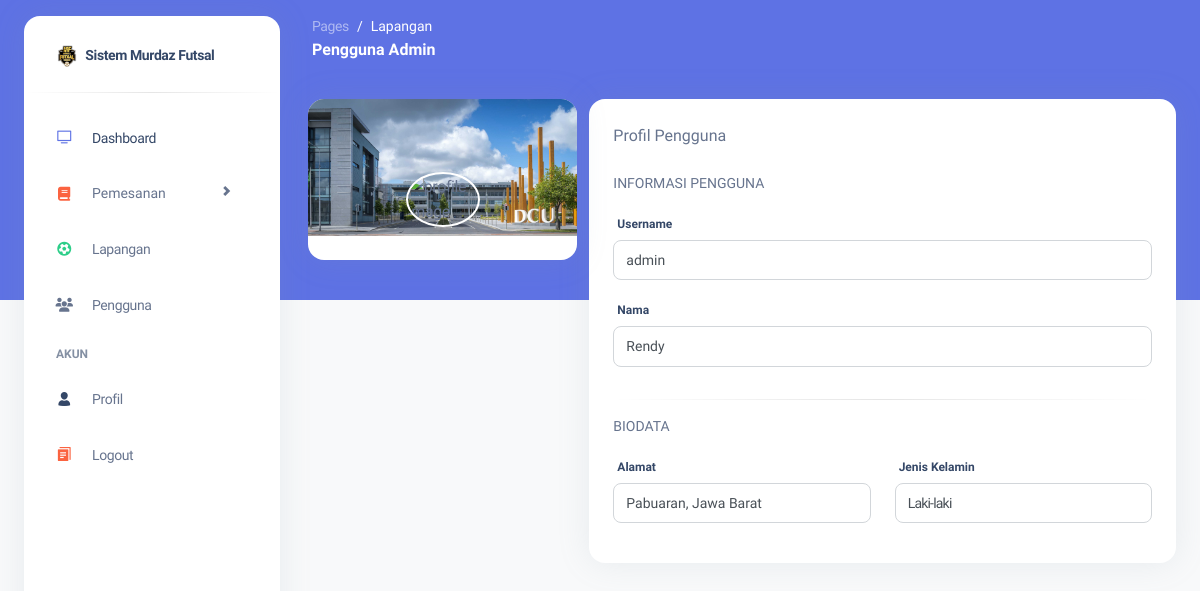
/guest/detail-user.php?id_user=1, run on the app's committed database.
### tables this page shows
CREATE TABLE `tbl_users` (
  `id_user` int(11) NOT NULL,
  `username` varchar(30) NOT NULL,
  `password` varchar(30) NOT NULL,
  `role` enum('1','2') NOT NULL,
  `fullname` varchar(30) DEFAULT NULL,
  `gender` enum('Laki-laki','Perempuan') DEFAULT NULL,
  `status` enum('Aktif','Tidak Aktif') DEFAULT NULL,
  `address` text DEFAULT NULL,
  `photo` text DEFAULT NULL
);

### services/database.php (called while the page is built, shortened)
<?php
 class Database{
    protected $user = "root";
    protected $pass = "";
    protected $server = "localhost";
    protected $database = "murdaz_futsal";
    public function __construct()
    {
        $this->connect = mysqli_connect($this->server, $this->user, $this->pass, $this->database);
    }
 }
?>

### core/UserController.php (called while the page is built, shortened)
<?php
$root = dirname(__DIR__);
include_once "$root/services/database.php";
class UserController extends Database{
    public function show_user($request = ""){
        $query = mysqli_query($this->connect, "select * from tbl_users where id_user = '$request[id_user]' ");
        return $query->fetch_assoc();
    }
}
?>

### guest/detail-user.php (the view, shortened to what this page needs)
<?php
include_once "./core/UserController.php";
include_once "./layouts/guest-header.php";
$user = new UserController();
$result_user = $user->show_user($_GET) ?? [];
?>
   <main class="relative h-full max-h-screen transition-all duration-200 ease-in-out xl:ml-68 rounded-xl">
      <nav class="relative flex flex-wrap items-center justify-between px-0 py-2 mx-6 transition-all ease-in shadow-none duration-250 rounded-2xl lg:flex-nowrap lg:justify-start" navbar-main navbar-scroll="false">
        <div class="flex items-center justify-between w-full px-4 py-1 mx-auto flex-wrap-inherit">
          <nav>
            <ol class="flex flex-wrap pt-1 mr-12 bg-transparent rounded-lg sm:mr-16">
              <li class="text-sm leading-normal">
                <a class="text-white opacity-50" href="javascript:;">Pages</a>
              </li>
              <li class="text-sm pl-2 capitalize leading-normal text-white before:float-left before:pr-2 before:text-white before:content-['/']" aria-current="page">Lapangan</li>
            </ol>
            <h6 class="mb-0 font-bold text-white capitalize">Pengguna <?= $result_user['username']; ?></h6>
          </nav>
        </div>
      </nav>
      <div class="w-full p-6 mx-auto">
        <div class="flex flex-wrap -mx-3">
          <div class="flex  w-full max-w-full px-3  md:w-full " style="flex-direction :row-reverse;">
            <div class="relative w-full flex flex-col min-w-0 break-words bg-white border-0 shadow-xl dark:bg-slate-850 dark:shadow-dark-xl rounded-2xl bg-clip-border">
              <div class="border-black/12.5 rounded-t-2xl border-b-0 border-solid p-6 pb-0">
                <div class="flex items-center">
                  <p class="mb-0 dark:text-white/80">Profil Pengguna </p>
                </div>
              </div>
              <div class="flex-auto p-6">
                <p class="leading-normal uppercase dark:text-white dark:opacity-60 text-sm">Informasi Pengguna</p>
                <div class="flex flex-wrap -mx-3">
                  <div class="w-full max-w-full px-3 shrink-0  md:flex-0">
                    <div class="mb-4">
                      <label for="username" class="inline-block mb-2 ml-1 font-bold text-xs text-slate-700 dark:text-white/80">Username</label>
                      <input type="text" name="username" value="<?= $result_user['username']; ?>" class="focus:shadow-primary-outline  dark:bg-slate-850 dark:text-white text-sm leading-5.6 ease block w-full appearance-none rounded-lg border border-solid border-gray-300 bg-white bg-clip-padding px-3 py-2 font-normal text-gray-700 outline-none transition-all placeholder:text-gray-500 focus:border-blue-500 focus:outline-none" readonly/>
                    </div>
                    <div class="mb-4">
                      <label for="username" class="inline-block mb-2 ml-1 font-bold text-xs text-slate-700 dark:text-white/80">Nama</label>
                      <input type="text" name="username" value="<?= $result_user['fullname']; ?>" class="focus:shadow-primary-outline  dark:bg-slate-850 dark:text-white text-sm leading-5.6 ease block w-full appearance-none rounded-lg border border-solid border-gray-300 bg-white bg-clip-padding px-3 py-2 font-normal text-gray-700 outline-none transition-all placeholder:text-gray-500 focus:border-blue-500 focus:outline-none" readonly/>
                    </div>
                  </div>
                </div>
                <hr class="h-px mx-0 my-4 bg-transparent border-0 opacity-25 bg-gradient-to-r from-transparent via-black/40 to-transparent dark:bg-gradient-to-r dark:from-transparent dark:via-white dark:to-transparent " />
                <p class="leading-normal uppercase dark:text-white dark:opacity-60 text-sm">Biodata </p>
                <div class="flex flex-wrap -mx-3">
                  <div class="w-full max-w-full px-3 shrink-0 md:w-1/2 md:flex-0">
                    <div class="mb-4">
                      <label for="address" class="inline-block mb-2 ml-1 font-bold text-xs text-slate-700 dark:text-white/80">Alamat</label>
                      <p class="focus:shadow-primary-outline dark:bg-slate-850 dark:text-white min- text-sm leading-5.6 ease block w-full appearance-none rounded-lg border border-solid border-gray-300 bg-white bg-clip-padding px-3 py-2 font-normal text-gray-700 outline-none transition-all placeholder:text-gray-500 focus:border-blue-500 focus:outline-none"><?= $result_user['address']; ?></p>
                    </div>
                  </div>
                  <div class="w-full max-w-full px-3 shrink-0 md:w-1/2 md:flex-0">
                    <div class="mb-4">
                      <label for="address" class="inline-block mb-2 ml-1 font-bold text-xs text-slate-700 dark:text-white/80">Jenis Kelamin</label>
                      <h1 type="text" name="gender" value="Bld Mihail Kogalniceanu, nr. 8 Bl 1, Sc 1, Ap 09" class="focus:shadow-primary-outline dark:bg-slate-850 dark:text-white text-sm leading-5.6 ease block w-full appearance-none rounded-lg border border-solid border-gray-300 bg-white bg-clip-padding px-3 py-2 font-normal text-gray-700 outline-none transition-all placeholder:text-gray-500 focus:border-blue-500 focus:outline-none">
                        <?= $result_user['gender']; ?>
                      </h1>
                    </div>
                  </div>
              </div>
            </div>
          </div>
          <div class="w-full max-w-full px-3 mt-6 shrink-0 md:w-4/12 md:flex-0 md:mt-0">
            <div class="relative flex flex-col min-w-0 break-words bg-white border-0 shadow-xl dark:bg-slate-850 dark:shadow-dark-xl rounded-2xl bg-clip-border">
              <img class="w-full rounded-t-2xl" src="./public/assets/img/bg-profile.jpg" alt="profile cover image">
              <div class="flex flex-wrap justify-center -mx-3">
                <div class="w-4/12 max-w-full px-3 flex-0 ">
                  <div class="mb-6 -mt-6 lg:mb-0 lg:-mt-16">
                    <a href="javascript:;">
                      <img class="h-auto max-w-full border-2 border-white border-solid rounded-circle" src="./public/assets/img/team-2.jpg" alt="profile image">
                    </a>
                  </div>
                </div>
              </div>
              <div class="flex-auto p-6 pt-0">
              </div>
            </div>
          </div>
        </div>
      </div>
    </div>
  </body>
  <?php
  include_once "./layouts/guest-footer.php";
?>

### data on the page
tbl_users: username "Admin", username "admin", username "Rendy", address "Pabuaran, Jawa Barat", gender "Laki-laki"
